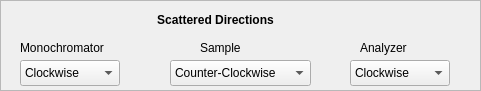
   <widget class="QFrame" name="dirs_frame">
    <property name="geometry">
     <rect>
      <x>390</x>
      <y>720</y>
      <width>481</width>
      <height>91</height>
     </rect>
    </property>
    <property name="minimumSize">
     <size>
      <width>400</width>
      <height>60</height>
     </size>
    </property>
    <property name="frameShape">
     <enum>QFrame::StyledPanel</enum>
    </property>
    <property name="frameShadow">
     <enum>QFrame::Sunken</enum>
    </property>
    <widget class="QLabel" name="dirs_label">
     <property name="geometry">
      <rect>
       <x>90</x>
       <y>10</y>
       <width>251</width>
       <height>20</height>
      </rect>
     </property>
     <property name="minimumSize">
      <size>
       <width>131</width>
       <height>16</height>
      </size>
     </property>
     <property name="text">
      <string>&lt;html&gt;&lt;head/&gt;&lt;body&gt;&lt;p&gt;&lt;span style=&quot; font-weight:600;&quot;&gt;Scattered Directions&lt;/span&gt;&lt;/p&gt;&lt;/body&gt;&lt;/html&gt;</string>
     </property>
     <property name="alignment">
      <set>Qt::AlignCenter</set>
     </property>
    </widget>
    <widget class="QLabel" name="sample_dir_label">
     <property name="geometry">
      <rect>
       <x>200</x>
       <y>40</y>
       <width>100</width>
       <height>16</height>
      </rect>
     </property>
     <property name="minimumSize">
      <size>
       <width>100</width>
       <height>16</height>
      </size>
     </property>
     <property name="text">
      <string>Sample</string>
     </property>
     <property name="alignment">
      <set>Qt::AlignLeading|Qt::AlignLeft|Qt::AlignVCenter</set>
     </property>
    </widget>
    <widget class="QLabel" name="ana_dir_label">
     <property name="geometry">
      <rect>
       <x>360</x>
       <y>40</y>
       <width>100</width>
       <height>16</height>
      </rect>
     </property>
     <property name="minimumSize">
      <size>
       <width>100</width>
       <height>16</height>
      </size>
     </property>
     <property name="text">
      <string>Analyzer</string>
     </property>
     <property name="alignment">
      <set>Qt::AlignLeading|Qt::AlignLeft|Qt::AlignVCenter</set>
     </property>
    </widget>
    <widget class="QComboBox" name="sample_dir_select">
     <property name="geometry">
      <rect>
       <x>170</x>
       <y>60</y>
       <width>141</width>
       <height>26</height>
      </rect>
     </property>
     <property name="minimumSize">
      <size>
       <width>100</width>
       <height>26</height>
      </size>
     </property>
     <property name="currentIndex">
      <number>1</number>
     </property>
     <item>
      <property name="text">
       <string>Clockwise</string>
      </property>
     </item>
     <item>
      <property name="text">
       <string>Counter-Clockwise</string>
      </property>
     </item>
    </widget>
    <widget class="QComboBox" name="mono_dir_select">
     <property name="geometry">
      <rect>
       <x>20</x>
       <y>60</y>
       <width>100</width>
       <height>26</height>
      </rect>
     </property>
     <property name="minimumSize">
      <size>
       <width>100</width>
       <height>26</height>
      </size>
     </property>
     <item>
      <property name="text">
       <string>Clockwise</string>
      </property>
     </item>
     <item>
      <property name="text">
       <string>Counter-Clockwise</string>
      </property>
     </item>
    </widget>
    <widget class="QLabel" name="mono_dir_label">
     <property name="geometry">
      <rect>
       <x>20</x>
       <y>40</y>
       <width>111</width>
       <height>16</height>
      </rect>
     </property>
     <property name="minimumSize">
      <size>
       <width>100</width>
       <height>16</height>
      </size>
     </property>
     <property name="text">
      <string>Monochromator</string>
     </property>
     <property name="alignment">
      <set>Qt::AlignLeading|Qt::AlignLeft|Qt::AlignVCenter</set>
     </property>
    </widget>
    <widget class="QComboBox" name="ana_dir_select">
     <property name="geometry">
      <rect>
       <x>350</x>
       <y>60</y>
       <width>100</width>
       <height>26</height>
      </rect>
     </property>
     <property name="minimumSize">
      <size>
       <width>100</width>
       <height>26</height>
      </size>
     </property>
     <item>
      <property name="text">
       <string>Clockwise</string>
      </property>
     </item>
     <item>
      <property name="text">
       <string>Counter-Clockwise</string>
      </property>
     </item>
    </widget>
   </widget>
